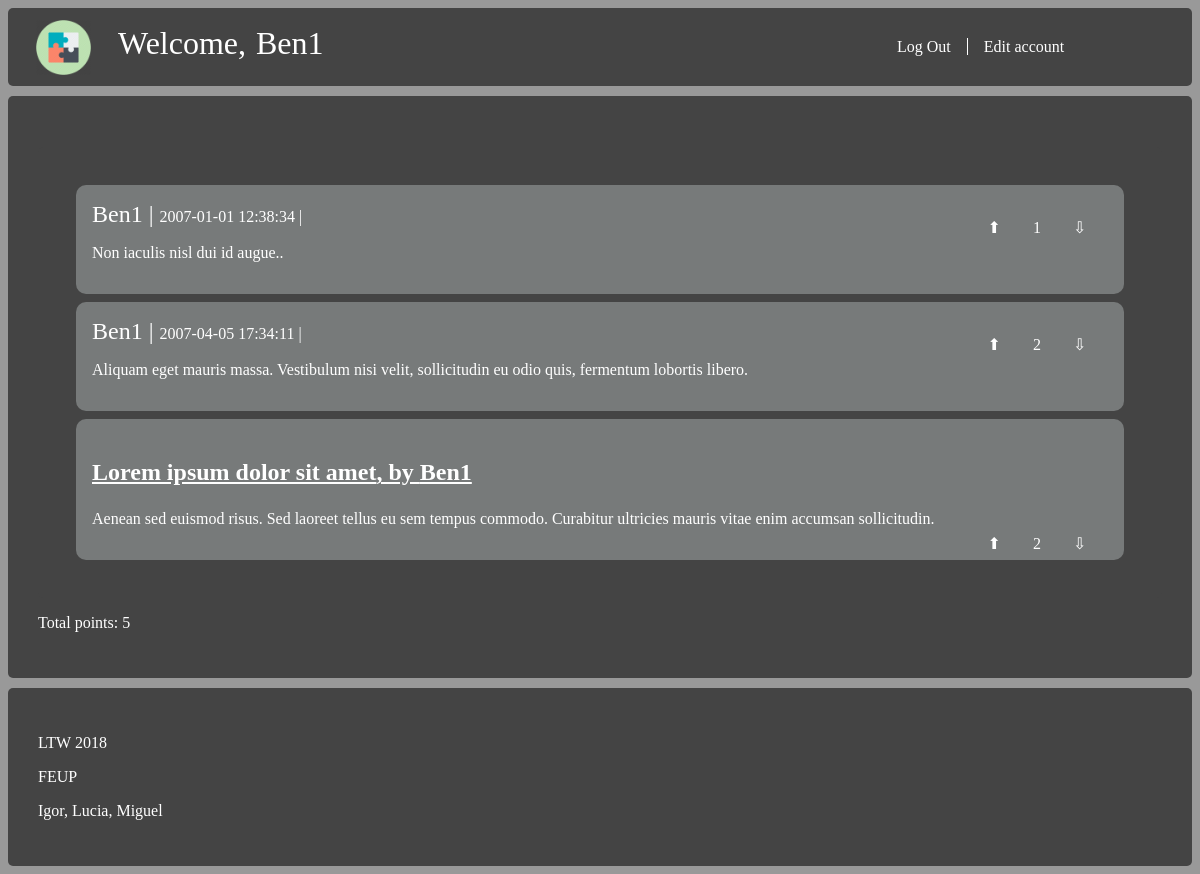
Page /user_page.php?id_user=1 (signed in) on the committed database.
### tables this page shows
CREATE TABLE comments (
    id_comment INTEGER,
    id_story INTEGER,
    id_user INTEGER REFERENCES users NOT NULL,
    published DATE NOT NULL,
    comment_text VARCHAR NOT NULL,
    plus INTEGER NOT NULL,
    PRIMARY KEY(id_comment, id_story)
);

CREATE TABLE users (
    id_user INTEGER PRIMARY KEY AUTOINCREMENT,
    username VARCHAR NOT NULL,
    password VARCHAR NOT NULL
);

CREATE TABLE stories (
    id_story INTEGER PRIMARY KEY,
    id_user VARCHAR REFERENCES users NOT NULL,
    published DATE NOT NULL,
    title VARCHAR NOT NULL,
    brief_intro VARCHAR NOT NULL,
    storie_text VARCHAR NOT NULL,
    plus INTEGER NOT NULL
);

### database/user.php (called while the page is built, shortened)
<?php
    function getUsername($id) {
        global $dbh;
        $stmt = $dbh->prepare("SELECT * FROM users WHERE id_user = ?");
        $stmt->execute(array($id));
        return $stmt->fetch()["username"];
    }
?>

### database/comment.php (called while the page is built, shortened)
<?php
    include_once('database/user.php');
    function hasUpvoted($id_user, $id_comment, $id_story) {
        global $dbh;
        $stmt = $dbh->prepare("SELECT * FROM comment_upvotes WHERE id_comment = $id_comment AND id_story = $id_story AND id_user = $id_user");
        $stmt->execute();
        return $stmt->fetch() !== false;
    }
    function hasDownvoted($id_user, $id_comment, $id_story) {
        global $dbh;
        $stmt = $dbh->prepare("SELECT * FROM comment_downvotes WHERE id_comment = $id_comment AND id_story = $id_story AND id_user = $id_user");
        $stmt->execute();
        return $stmt->fetch() !== false;
    }
?>

### database/story.php (called while the page is built, shortened)
<?php
    function hasUpvotedStory($id_user, $id_story) {
        global $dbh;
        $stmt = $dbh->prepare("SELECT * FROM story_upvotes WHERE id_story = $id_story AND id_user = $id_user");
        $stmt->execute();
        return $stmt->fetch() !== false;
    }
    function hasDownvotedStory($id_user, $id_story) {
        global $dbh;
        $stmt = $dbh->prepare("SELECT * FROM story_downvotes WHERE id_story = $id_story AND id_user = $id_user");
        $stmt->execute();
        return $stmt->fetch() !== false;
    }
?>

### user_page.php (the view, shortened to what this page needs)
<!DOCTYPE html>
<html lang="en">
<?php
        include_once('database/story.php');
        include_once('database/comment.php');
        $id_user = $_GET['id_user'];
?>
<head>
    <link rel="stylesheet" type="text/css" media="screen" href="style/layout.css" />
    <link rel="stylesheet" type="text/css" media="screen" href="style/main.css" />
</head>
<body>
<div class="wrapper">
<div class="box header">
    <section id="story">
        <?php
        include_once('includes/header.php');
        $db = new PDO('sqlite:database/stories_db.db');
        $stmt = $db->prepare("SELECT *
                               FROM comments
                               WHERE id_user = $id_user");
        $stmt->execute();
        $comments = $stmt->fetchAll();
        $stmt = $db->prepare("SELECT *
                               FROM stories
                               WHERE id_user = $id_user");
        $stmt->execute();
        $stories = $stmt->fetchAll();
        ?>
         </div>
         <div class = "box content">
         <div class = "box footer">
         <?php
         $karma = 0;
         foreach($comments as $comment){
            ?>
            <div id = "comment">
            <?php
            $karma += $comment["plus"];
           echo '<article class="comment">';
             echo '<span>' . getUsername($comment['id_user']) . '</span>';
             echo '<span>' . $comment['published'] . '</span>';
			 if($_SESSION["logged_in"]) {
             echo '<div class="votes"><a href="action_upvote.php';
             echo '?id_comment=' . $comment['id_comment'];
             echo '&id_story=' . $comment['id_story'];
             echo '&plus=' . $comment['plus'];
				if (hasUpvoted($_SESSION["id_user"], $comment['id_comment'], $comment['id_story']))
					echo '">⬆</a>';
				else
					echo '">⇧</a>';
				echo $comment['plus'];
				echo '<a href="action_downvote.php';
				echo '?id_comment=' . $comment['id_comment'];
				echo '&id_story=' . $comment['id_story'];
				echo '&plus=' . $comment['plus'];
				if (hasDownvoted($_SESSION["id_user"], $comment['id_comment'], $comment['id_story']))
					echo '">⬇</a></div>';
				else
					echo '">⇩</a></div>';
			 } else {
				echo '<div class="votes"><a href="login.php';
				echo '">⇧</a>';
				echo $comment['plus'];
				echo '<a href="login.php';
				echo '">⇩</a></div>';
			 }
             echo '<p>' . $comment['comment_text'] . '</p>';
           echo '</article>';
           ?>
           </div>
           <?php
         }
         foreach( $stories as $story) {
            echo '<div id="comment">';
            $id_story =  $story['id_story'];
            echo '<h3>' . "<a href=\"story_item.php?id_story=".$id_story."\">" .  $story['title'] . ', by ' . getUsername($story["id_user"]) . '</a>' . '</h1>';
            echo '<p>' .  $story['brief_intro'] . '</p>';
            echo '<div class="votes">';
            if($_SESSION["logged_in"]) {
                if(hasUpvotedStory($_SESSION["id_user"], $id_story))
                    echo '<a href="action_upvote_story.php">⬆</a>';
                else
                    echo '<a href="action_upvote_story.php">⇧</a>';
                echo $story['plus'];
                if(hasDownvotedStory($_SESSION["id_user"], $id_story))
                    echo '<a href="action_downvote_story.php">⬇</a>';
                else
                    echo '<a href="action_downvote_story.php">⇩</a>';
            } else {
                echo '<a href="login.php">⇧</a>';
                echo $story['plus'];
                echo '<a href="login.php">⇩</a>';
            }
            $karma += $story["plus"];
            echo '</div>';
            echo '</div>';
        }
         ?>
         </div>
        <?php echo '</section>';
        echo '<p>Total points: ' . $karma . '</p>';
     ?>
    </div>
    <?php include_once('includes/footer.php');?>
</body>
</html>

### style/layout.css (style rules this page uses)
.wrapper { display: grid; grid-gap: 10px; grid-template-areas: " header header header" "content content content" "footer footer footer"; }
.content { grid-area: content; position: relative; }
.header { grid-area: header; }
.footer { grid-area: footer; }
.box { background-color: #444; color: #fff; border-radius: 5px; padding: 30px; font-size: 100%; }
.header, .footer { background-color:#444; }

### style/main.css (style rules this page uses)
html { background-color: #999; font-family: Verdana; }
h3 { font-family: Verdana; font-size: 1.5em; text-decoration: underline; }
a { font-family: Verdana; color: white; text-decoration: none; font-size: 1em; }
p { font-family: Verdana; }
#comment { background-color: rgb(119, 122, 122); border-radius: 10px; padding: 1em; margin:0.5em; }
#comment span:after { content: " | "; }
#comment span:first-of-type { font-size: 1.5em; }
.votes { width: 0px; height: 0px; }
.content .votes a { border: none; padding: 2em; position: relative; left: 0%; }
.content .votes { position: relative; left: 84%; top: 10px; }
.votes a { padding: 2em; }
#comment .votes { position: relative; left: 85%; top:-10px; }

### rows in the picture
comments: id_user.username "Ben1", published "2007-01-01 12:38:34", plus "1", comment_text "Non iaculis nisl dui id augue.."
comments: id_user.username "Ben1", published "2007-04-05 17:34:11", plus "2", comment_text "Aliquam eget mauris massa. Vestibulum nisi velit, sollicitudin eu odio quis, fermentum lobortis libero."
stories: title "Lorem ipsum dolor sit amet", id_user.username "Ben1", brief_intro "Aenean sed euismod risus. Sed laoreet tellus eu sem tempus commodo. Curabitur ultricies mauris vitae enim accumsan sollicitudin.", plus "2"

### other values in the picture
$_SESSION['username'] "Ben1"
$karma "5"
